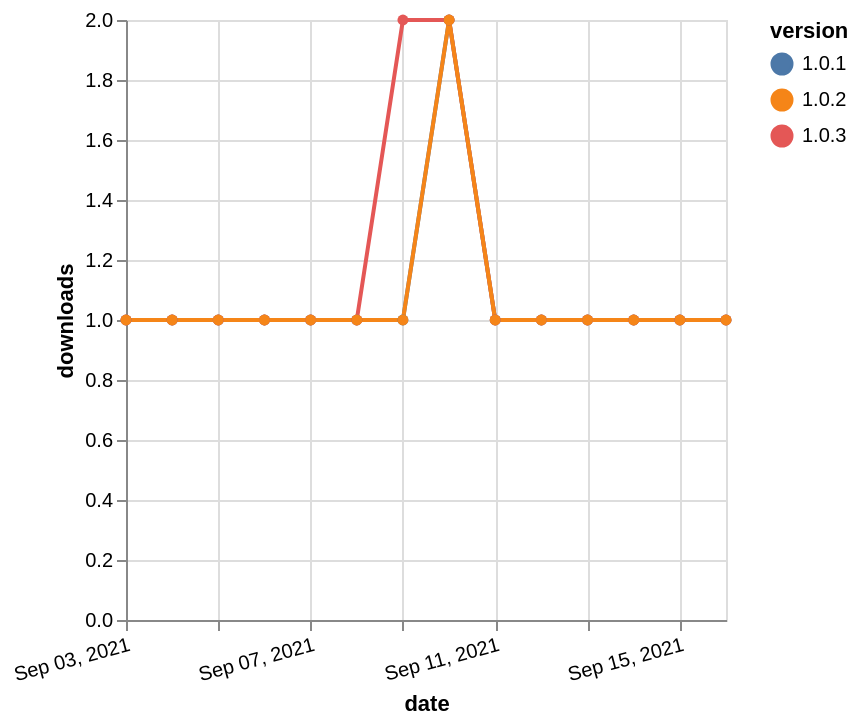

Here is the Vega-Lite specification saved for this chart:
### Vega-Lite specification from a JSON file in a GitHub repository (floating-point values rounded to 4 significant figures)
{"$schema": "https://vega.github.io/schema/vega-lite/v5.json", "description": "A simple bar chart with embedded data.", "data": {"values": [{"date": "2021-09-03", "total": 183, "delta": 1, "version": "1.0.1"}, {"date": "2021-09-04", "total": 184, "delta": 1, "version": "1.0.1"}, {"date": "2021-09-05", "total": 185, "delta": 1, "version": "1.0.1"}, {"date": "2021-09-06", "total": 186, "delta": 1, "version": "1.0.1"}, {"date": "2021-09-07", "total": 187, "delta": 1, "version": "1.0.1"}, {"date": "2021-09-08", "total": 188, "delta": 1, "version": "1.0.1"}, {"date": "2021-09-09", "total": 189, "delta": 1, "version": "1.0.1"}, {"date": "2021-09-10", "total": 191, "delta": 2, "version": "1.0.1"}, {"date": "2021-09-11", "total": 192, "delta": 1, "version": "1.0.1"}, {"date": "2021-09-12", "total": 193, "delta": 1, "version": "1.0.1"}, {"date": "2021-09-13", "total": 194, "delta": 1, "version": "1.0.1"}, {"date": "2021-09-14", "total": 195, "delta": 1, "version": "1.0.1"}, {"date": "2021-09-15", "total": 196, "delta": 1, "version": "1.0.1"}, {"date": "2021-09-16", "total": 197, "delta": 1, "version": "1.0.1"}, {"date": "2021-09-03", "total": 182, "delta": 1, "version": "1.0.3"}, {"date": "2021-09-04", "total": 183, "delta": 1, "version": "1.0.3"}, {"date": "2021-09-05", "total": 184, "delta": 1, "version": "1.0.3"}, {"date": "2021-09-06", "total": 185, "delta": 1, "version": "1.0.3"}, {"date": "2021-09-07", "total": 186, "delta": 1, "version": "1.0.3"}, {"date": "2021-09-08", "total": 187, "delta": 1, "version": "1.0.3"}, {"date": "2021-09-09", "total": 189, "delta": 2, "version": "1.0.3"}, {"date": "2021-09-10", "total": 191, "delta": 2, "version": "1.0.3"}, {"date": "2021-09-11", "total": 192, "delta": 1, "version": "1.0.3"}, {"date": "2021-09-12", "total": 193, "delta": 1, "version": "1.0.3"}, {"date": "2021-09-13", "total": 194, "delta": 1, "version": "1.0.3"}, {"date": "2021-09-14", "total": 195, "delta": 1, "version": "1.0.3"}, {"date": "2021-09-15", "total": 196, "delta": 1, "version": "1.0.3"}, {"date": "2021-09-16", "total": 197, "delta": 1, "version": "1.0.3"}, {"date": "2021-09-03", "total": 179, "delta": 1, "version": "1.0.2"}, {"date": "2021-09-04", "total": 180, "delta": 1, "version": "1.0.2"}, {"date": "2021-09-05", "total": 181, "delta": 1, "version": "1.0.2"}, {"date": "2021-09-06", "total": 182, "delta": 1, "version": "1.0.2"}, {"date": "2021-09-07", "total": 183, "delta": 1, "version": "1.0.2"}, {"date": "2021-09-08", "total": 184, "delta": 1, "version": "1.0.2"}, {"date": "2021-09-09", "total": 185, "delta": 1, "version": "1.0.2"}, {"date": "2021-09-10", "total": 187, "delta": 2, "version": "1.0.2"}, {"date": "2021-09-11", "total": 188, "delta": 1, "version": "1.0.2"}, {"date": "2021-09-12", "total": 189, "delta": 1, "version": "1.0.2"}, {"date": "2021-09-13", "total": 190, "delta": 1, "version": "1.0.2"}, {"date": "2021-09-14", "total": 191, "delta": 1, "version": "1.0.2"}, {"date": "2021-09-15", "total": 192, "delta": 1, "version": "1.0.2"}, {"date": "2021-09-16", "total": 193, "delta": 1, "version": "1.0.2"}]}, "width": "container", "mark": {"type": "line", "point": {"filled": true}}, "encoding": {"x": {"field": "date", "type": "temporal", "timeUnit": "yearmonthdate", "title": "date", "axis": {"labelAngle": -15}}, "y": {"field": "delta", "type": "quantitative", "title": "downloads"}, "color": {"field": "version", "type": "nominal"}, "tooltip": {"field": "delta"}}}
